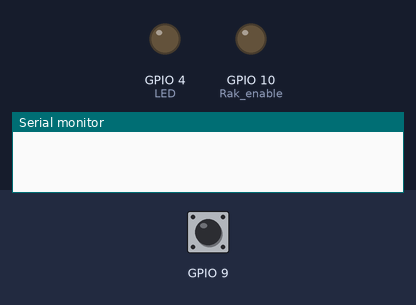
Recording of a sketch running on a simulated ESP32-C3. Shown: output pins drawn as LEDs (lit = HIGH), the last lines printed to the serial monitor. The test bench sets the inputs (shaded band); at power-on: GPIO 9 HIGH. The modem accepts every AT command (registered, SIM ready, sends succeed) and sends nothing else.

Above: at 0.0 s.
At 1.1 s:
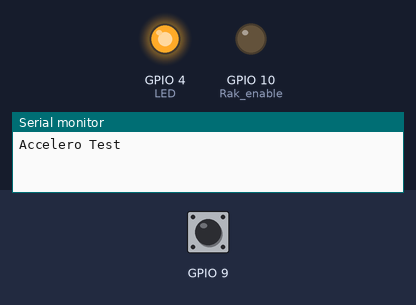
At 3.1 s:
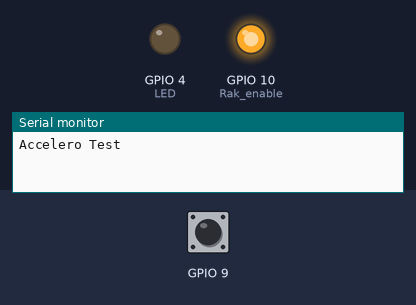
Timing chart, 0 to 4.6 s (numbered marks = the images above):
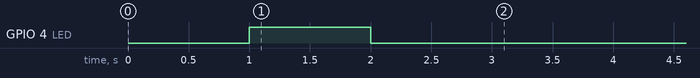

The sketch:

fall_guard.ino
```cpp
/*
       __          ____        _____                       __    _ __
      / /   ____  / __ \____ _/ ___/____  ____ _________  / /   (_) /_
     / /   / __ \/ /_/ / __ `/\__ \/ __ \/ __ `/ ___/ _ \/ /   / / __ \
    / /___/ /_/ / _, _/ /_/ /___/ / /_/ / /_/ / /__/  __/ /___/ / /_/ /
   /_____/\____/_/ |_|\__,_//____/ .___/\__,_/\___/\___/_____/_/_.___/
                                /_/
   Author: m1nhle, mtnguyen
   Code : RF210_RAK3172_bridge : Provide on ESP32 Serial port a direct access in write and read to Rak3172 module for AT Command mode


*/

// ESP32 C3 SERIAL1 (second UART)
HardwareSerial mySerial1(1);

int rxPin = 20;
int txPin = 21;
uint8_t button = 0;

String devAddr = "260B244A";
String nwkkey = "6A6C173B8C621968EED7B5C2200E9F1D";
String appskey = "EF9694A568FDC7B7FF2E6AD34CB54769";

void setup()
{
  Serial.begin(115200);
  delay(1000);
 Serial.println("Accelero Test");

  pinMode(txPin, OUTPUT);
  pinMode(rxPin, INPUT);
  pinMode(10, OUTPUT); //Rak enable
  pinMode(4, OUTPUT); // LED
   pinMode(9, INPUT_PULLUP);
    attachInterrupt(digitalPinToInterrupt(9), i_button_isr, RISING);
 // pinMode(1, OUTPUT); // GNSS enable
  digitalWrite(4, HIGH);   // turn the LED on (HIGH is the voltage level)
  delay(1000);                       // wait for a second
  digitalWrite(4, LOW);    // turn the LED off by making the voltage LOW
  delay(1000);

  //  digitalWrite(1, LOW);   // switch off GPS
    digitalWrite(10, HIGH); // Switch on RAK
    delay(1000);
  mySerial1.begin(115200, SERIAL_8N1, rxPin, txPin);
  delay(1000);
  mySerial1.println("ATE");
  delay(100);

    while (mySerial1.available()){
      Serial.write(mySerial1.read()); // read it and send it out Serial (USB)
    }


  mySerial1.println("AT+NWM=1"); // Set LoRaWan mode
  delay(300);
mySerial1.println("AT+NJM=0"); // Set ABP
  delay(300);

  mySerial1.println("AT+BAND=4");// Set EU868 frequency band
  delay(300);
  mySerial1.println("AT+DR=2");// Set EU868 frequency band
  delay(300);
  mySerial1.println("AT+NJM=0"); // Set ABP
  delay(300);
  //Serial.printf("Dev ADR = %s \n", devAddr);
  //mySerial1.printf("AT+DEVADDR=%s\n",devAddr);
  mySerial1.printf("AT+DEVADDR=");
  mySerial1.println(devAddr);
  //delay(300);
    mySerial1.printf("AT+NWKSKEY=");
  mySerial1.println(nwkkey);
 // delay(300);
  mySerial1.printf("AT+APPSKEY=");
  mySerial1.println(appskey);
   if (mySerial1.available())
  { // If anything comes in Serial1 (pins 4 & 5)
    while (mySerial1.available())
      Serial.write(mySerial1.read()); // read it and send it out Serial (USB)
  }
    delay(4000);
    while (mySerial1.available()){
      Serial.write(mySerial1.read()); // read it and send it out Serial (USB)
    }

  delay(4000);


  mySerial1.println("ATC+ACC_READ");
  delay(300);

}

void loop()
{


  if (Serial.available()) {      // If anything comes in Serial (USB),

    mySerial1.write(Serial.read());   // read it and send it out mySerial1 (pins 0 & 1)

  }

  if (mySerial1.available()) {     // If anything comes in Serial1 (pins 0 & 1)


        String ax_string=mySerial1.readStringUntil(' ');
        float ax= ax_string.toFloat();


            String ay_string=mySerial1.readStringUntil(' ');
        float ay= ay_string.toFloat();

            String az_string=mySerial1.readStringUntil('\n');
        float az= az_string.toFloat();

float tot = sqrt(ax*ax+ay*ay+az*az);

         Serial.println(tot);

if (tot <0.4)
{
Serial.println("Fall detect");
bool ft = true;

unsigned char mydata[4];
mydata[0] = 0x1; // CH1
mydata[1] = 0x1; // Temp
mydata[2] = ft;


char str[32] = "";
array_to_string(mydata, 3, str);

mySerial1.printf("AT+SEND=3:");
mySerial1.println(str);
   delay(5300);
  if (mySerial1.available())
  { // If anything comes in Serial1 (pins 4 & 5)
    while (mySerial1.available())
      Serial.write(mySerial1.read()); // read it and send it out Serial (USB)
  }
  Serial.println("AT set complete with downlink");
  delay(30000);
  Serial.println("Uplink");

}

  }
}

void i_button_isr(void) {
button++;
}


void array_to_string(byte array[], unsigned int len, char buffer[])
{
    for (unsigned int i = 0; i < len; i++)
    {
        byte nib1 = (array[i] >> 4) & 0x0F;
        byte nib2 = (array[i] >> 0) & 0x0F;
        buffer[i*2+0] = nib1  < 0xA ? '0' + nib1  : 'A' + nib1  - 0xA;
        buffer[i*2+1] = nib2  < 0xA ? '0' + nib2  : 'A' + nib2  - 0xA;
    }
    buffer[len*2] = '\0';
}
```
